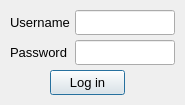
<?xml version="1.0" encoding="UTF-8"?>
<ui version="4.0">
 <class>Login</class>
 <widget class="QDialog" name="Login">
  <property name="geometry">
   <rect>
    <x>0</x>
    <y>0</y>
    <width>185</width>
    <height>105</height>
   </rect>
  </property>
  <property name="windowTitle">
   <string>Log in</string>
  </property>
  <property name="windowIcon">
   <iconset resource="resources.qrc">
    <normaloff>:/Files/Resources/Icons/library_icon.ico</normaloff>:/Files/Resources/Icons/library_icon.ico</iconset>
  </property>
  <widget class="QLabel" name="label_username">
   <property name="geometry">
    <rect>
     <x>10</x>
     <y>10</y>
     <width>60</width>
     <height>25</height>
    </rect>
   </property>
   <property name="font">
    <font>
     <pointsize>10</pointsize>
    </font>
   </property>
   <property name="text">
    <string>Username</string>
   </property>
  </widget>
  <widget class="QLabel" name="label_password">
   <property name="geometry">
    <rect>
     <x>10</x>
     <y>40</y>
     <width>60</width>
     <height>25</height>
    </rect>
   </property>
   <property name="font">
    <font>
     <pointsize>10</pointsize>
    </font>
   </property>
   <property name="text">
    <string>Password</string>
   </property>
  </widget>
  <widget class="QLineEdit" name="line_edit_username">
   <property name="geometry">
    <rect>
     <x>75</x>
     <y>10</y>
     <width>100</width>
     <height>25</height>
    </rect>
   </property>
  </widget>
  <widget class="QLineEdit" name="line_edit_password">
   <property name="geometry">
    <rect>
     <x>75</x>
     <y>40</y>
     <width>100</width>
     <height>25</height>
    </rect>
   </property>
   <property name="echoMode">
    <enum>QLineEdit::Password</enum>
   </property>
  </widget>
  <widget class="QPushButton" name="btn_login">
   <property name="geometry">
    <rect>
     <x>50</x>
     <y>70</y>
     <width>75</width>
     <height>25</height>
    </rect>
   </property>
   <property name="font">
    <font>
     <pointsize>10</pointsize>
    </font>
   </property>
   <property name="text">
    <string>Log in</string>
   </property>
  </widget>
 </widget>
 <resources>
  <include location="resources.qrc"/>
 </resources>
 <connections/>
</ui>
